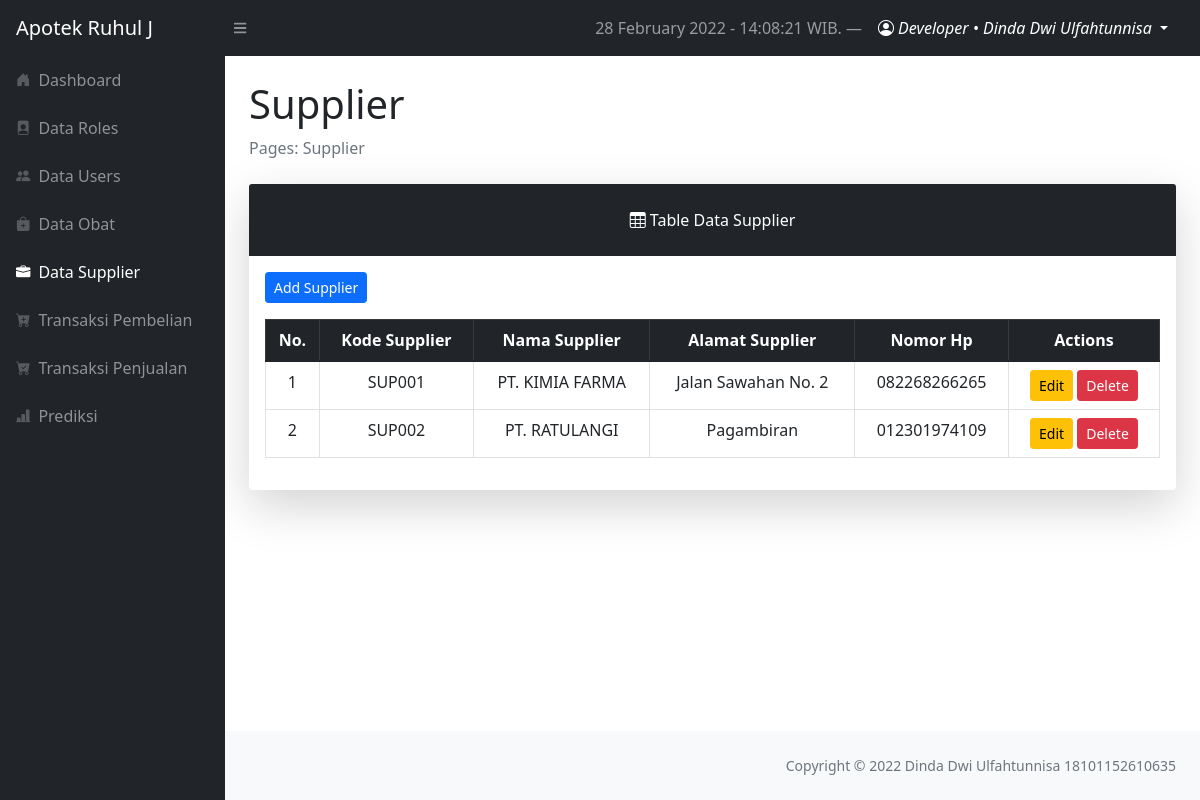
The app's page /layouts/dashboard/index.php?page=supplier (signed in), older data.
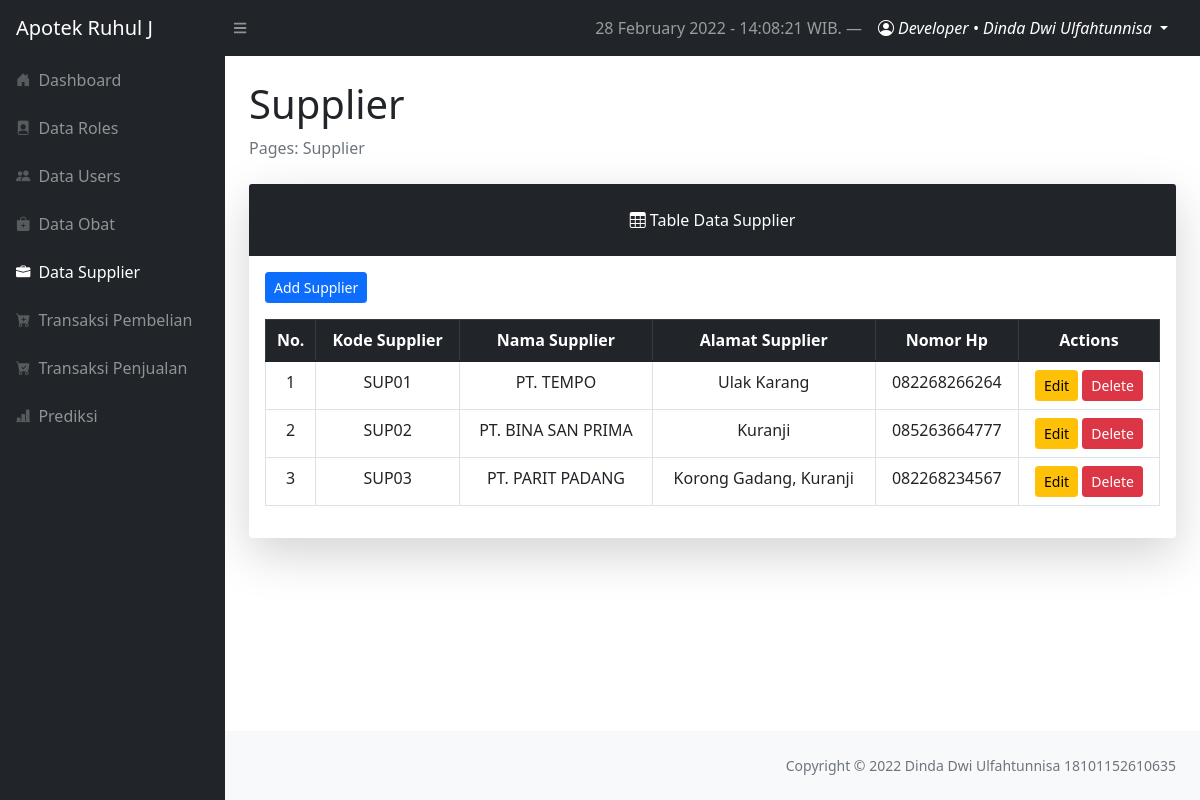
The same page, newer data.
### tables this page shows
CREATE TABLE `tbl_supplier` (
  `supplier_id` int(11) NOT NULL,
  `kode_supplier` varchar(10) NOT NULL,
  `nama_supplier` varchar(50) NOT NULL,
  `alamat` text NOT NULL,
  `nohp` varchar(13) NOT NULL
);

### config/config.php (called while the page is built, shortened)
<?php
$localhost  = "localhost";
$username   = "root";
$password   = "root";
$db         = "forecasting_apotek";
$conn = mysqli_connect($localhost, $username, $password, $db);
function query($query)
{
    global $conn;
    $result = mysqli_query($conn, $query);
    while ($row = mysqli_fetch_assoc($result)) {
        $rows[] = $row;
    }
    return $rows;
}

### layouts/dashboard/supplier/index.php (the view, shortened to what this page needs)
<?php
require '../../config/config.php';
$suppliers = query("SELECT * FROM tbl_supplier");
$no = 1;
?>
<main>
    <div class="container-fluid px-4">
        <h1 class="mt-4">Supplier</h1>
        <ol class="breadcrumb mb-4">
            <li class="breadcrumb-item active">Pages: Supplier</li>
        </ol>
        <div class="card shadow-lg border-0 mb-4">
            <div class="card-header border-0 text-center p-4 bg-dark text-white">
                <i class="bi bi-table"></i>
                Table Data Supplier
            </div>
            <div class="card-body">
                <a href="?page=supplier/create" class="btn btn-sm btn-primary mb-3">Add Supplier</a>
                <table class="table table-bordered table-hover table-responsive-sm text-center">
                    <thead class="table-dark">
                        <th scope="col">No.</th>
                        <th scope="col">Kode Supplier</th>
                        <th scope="col">Nama Supplier</th>
                        <th scope="col">Alamat Supplier</th>
                        <th scope="col">Nomor Hp</th>
                        <th scope="col">Actions</th>
                    </thead>
                    <tbody>
                        <?php foreach ($suppliers as $supplier) : ?>
                            <tr>
                                <td><?= $no++; ?></td>
                                <td><?= $supplier['kode_supplier']; ?></td>
                                <td><?= $supplier['nama_supplier']; ?></td>
                                <td><?= $supplier['alamat']; ?></td>
                                <td><?= $supplier['nohp']; ?></td>
                                <td>
                                    <a href="index.php?page=supplier/update&id=<?= $supplier['supplier_id'] ?>" class="btn btn-sm btn-warning">Edit</a>
                                    <a href="index.php?page=supplier/delete&id=<?= $supplier['supplier_id'] ?>" class="btn btn-sm btn-danger" onclick="return confirm('Are you sure to delete user?')">Delete</a>
                                </td>
                            </tr>
                        <?php endforeach; ?>
                    </tbody>
                </table>
            </div>
        </div>
</main>

Row changes from the older to the newer data that the page shows:
removed tbl_supplier: kode_supplier "SUP001", nama_supplier "PT. KIMIA FARMA", alamat "Jalan Sawahan No. 2", nohp "082268266265"
removed tbl_supplier: kode_supplier "SUP002", nama_supplier "PT. RATULANGI", alamat "Pagambiran", nohp "012301974109"
added tbl_supplier: kode_supplier "SUP01", nama_supplier "PT. TEMPO", alamat "Ulak Karang", nohp "082268266264"
added tbl_supplier: kode_supplier "SUP02", nama_supplier "PT. BINA SAN PRIMA", alamat "Kuranji", nohp "085263664777"
added tbl_supplier: kode_supplier "SUP03", nama_supplier "PT. PARIT PADANG", alamat "Korong Gadang, Kuranji", nohp "082268234567"
